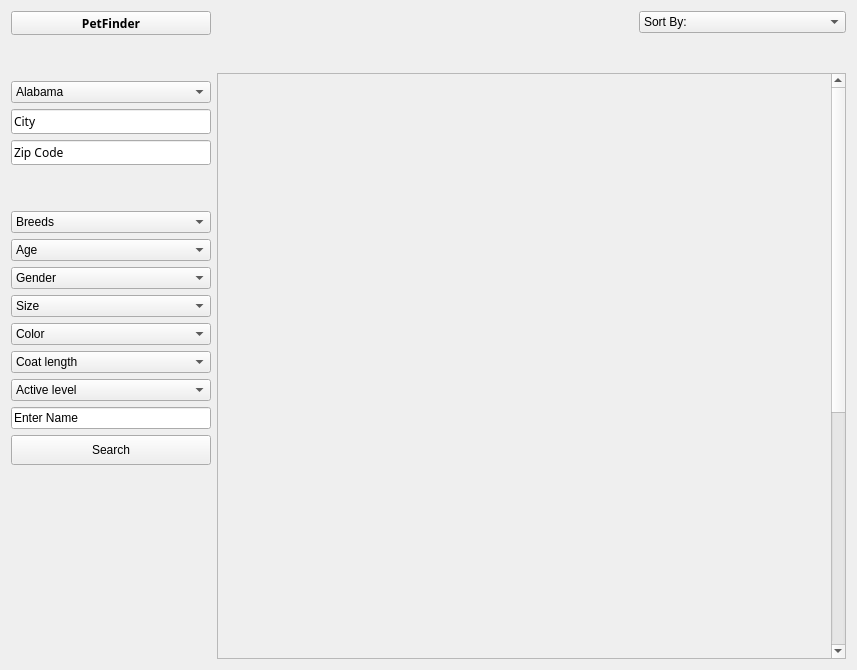
<?xml version="1.0" encoding="UTF-8"?>
<ui version="4.0">
 <class>Cat</class>
 <widget class="QWidget" name="Cat">
  <property name="geometry">
   <rect>
    <x>0</x>
    <y>0</y>
    <width>857</width>
    <height>670</height>
   </rect>
  </property>
  <property name="windowTitle">
   <string>Form</string>
  </property>
  <layout class="QHBoxLayout" name="horizontalLayout_3">
   <item>
    <layout class="QHBoxLayout" name="horizontalLayout_2">
     <item>
      <layout class="QVBoxLayout" name="verticalLayout_5">
       <item>
        <widget class="QToolButton" name="toolButton_home">
         <property name="minimumSize">
          <size>
           <width>200</width>
           <height>0</height>
          </size>
         </property>
         <property name="maximumSize">
          <size>
           <width>200</width>
           <height>50</height>
          </size>
         </property>
         <property name="font">
          <font>
           <family>Adobe Gothic Std</family>
           <weight>75</weight>
           <bold>true</bold>
          </font>
         </property>
         <property name="text">
          <string>PetFinder</string>
         </property>
         <property name="icon">
          <iconset resource="Resources.qrc">
           <normaloff>:/imgs/CommunityIcons_home.png</normaloff>:/imgs/CommunityIcons_home.png</iconset>
         </property>
         <property name="iconSize">
          <size>
           <width>50</width>
           <height>50</height>
          </size>
         </property>
         <property name="toolButtonStyle">
          <enum>Qt::ToolButtonTextBesideIcon</enum>
         </property>
        </widget>
       </item>
       <item>
        <layout class="QVBoxLayout" name="verticalLayout_4">
         <item>
          <layout class="QVBoxLayout" name="verticalLayout_2">
           <item>
            <spacer name="verticalSpacer_3">
             <property name="orientation">
              <enum>Qt::Vertical</enum>
             </property>
             <property name="sizeHint" stdset="0">
              <size>
               <width>20</width>
               <height>40</height>
              </size>
             </property>
            </spacer>
           </item>
           <item>
            <widget class="QComboBox" name="comboBoxAmerican">
             <property name="maximumSize">
              <size>
               <width>200</width>
               <height>16777215</height>
              </size>
             </property>
             <item>
              <property name="text">
               <string>Alabama</string>
              </property>
             </item>
             <item>
              <property name="text">
               <string>Alaska</string>
              </property>
             </item>
             <item>
              <property name="text">
               <string>Arizona</string>
              </property>
             </item>
             <item>
              <property name="text">
               <string>Arkansas</string>
              </property>
             </item>
             <item>
              <property name="text">
               <string>California</string>
              </property>
             </item>
             <item>
              <property name="text">
               <string>Colorado</string>
              </property>
             </item>
             <item>
              <property name="text">
               <string>Connecticut</string>
              </property>
             </item>
             <item>
              <property name="text">
               <string>Delaware</string>
              </property>
             </item>
             <item>
              <property name="text">
               <string>Florida</string>
              </property>
             </item>
             <item>
              <property name="text">
               <string>Georgia</string>
              </property>
             </item>
             <item>
              <property name="text">
               <string>Hawaii</string>
              </property>
             </item>
             <item>
              <property name="text">
               <string>Idaho</string>
              </property>
             </item>
             <item>
              <property name="text">
               <string>Illinois</string>
              </property>
             </item>
             <item>
              <property name="text">
               <string>Indiana</string>
              </property>
             </item>
             <item>
              <property name="text">
               <string>Iowa</string>
              </property>
             </item>
             <item>
              <property name="text">
               <string>Kansas</string>
              </property>
             </item>
             <item>
              <property name="text">
               <string>Kentucky</string>
              </property>
             </item>
             <item>
              <property name="text">
               <string>Louisiana</string>
              </property>
             </item>
             <item>
              <property name="text">
               <string>Maine</string>
              </property>
             </item>
             <item>
              <property name="text">
               <string>Maryland</string>
              </property>
             </item>
             <item>
              <property name="text">
               <string>Massachusetts</string>
              </property>
             </item>
             <item>
              <property name="text">
               <string>Michigan</string>
              </property>
             </item>
             <item>
              <property name="text">
               <string>Minnesota</string>
              </property>
             </item>
             <item>
              <property name="text">
               <string>Mississippi</string>
              </property>
             </item>
             <item>
              <property name="text">
               <string>Missouri</string>
              </property>
             </item>
             <item>
              <property name="text">
               <string>Montana</string>
              </property>
             </item>
             <item>
              <property name="text">
               <string>Nebraska</string>
              </property>
             </item>
             <item>
              <property name="text">
               <string>Nevada</string>
              </property>
             </item>
             <item>
              <property name="text">
               <string>New Hampshire</string>
              </property>
             </item>
             <item>
              <property name="text">
               <string>New Jersey</string>
              </property>
             </item>
             <item>
              <property name="text">
               <string>New Mexico</string>
              </property>
             </item>
             <item>
              <property name="text">
               <string>New York</string>
              </property>
             </item>
             <item>
              <property name="text">
               <string>North Carolina</string>
              </property>
             </item>
             <item>
              <property name="text">
               <string>North Dakota</string>
              </property>
             </item>
             <item>
              <property name="text">
               <string>Ohio</string>
              </property>
             </item>
             <item>
              <property name="text">
               <string>Oklahoma</string>
              </property>
             </item>
             <item>
              <property name="text">
               <string>Oregon</string>
              </property>
             </item>
             <item>
              <property name="text">
               <string>Pennsylvania</string>
              </property>
             </item>
             <item>
              <property name="text">
               <string>Rhode Island</string>
              </property>
             </item>
             <item>
              <property name="text">
               <string>South Carolina</string>
              </property>
             </item>
             <item>
              <property name="text">
               <string>South Dakota</string>
              </property>
             </item>
             <item>
              <property name="text">
               <string>Tennessee</string>
              </property>
             </item>
             <item>
              <property name="text">
               <string>Texas</string>
              </property>
             </item>
             <item>
              <property name="text">
               <string>Utah</string>
              </property>
             </item>
             <item>
              <property name="text">
               <string>Vermont</string>
              </property>
             </item>
             <item>
              <property name="text">
               <string>Virginia</string>
              </property>
             </item>
             <item>
              <property name="text">
               <string>Washington</string>
              </property>
             </item>
             <item>
              <property name="text">
               <string>West Virginia</string>
              </property>
             </item>
             <item>
              <property name="text">
               <string>Wisconsin</string>
              </property>
             </item>
             <item>
              <property name="text">
               <string>Wyoming</string>
              </property>
             </item>
            </widget>
           </item>
           <item>
            <widget class="QLineEdit" name="lineEditUserEnter">
             <property name="maximumSize">
              <size>
               <width>200</width>
               <height>16777215</height>
              </size>
             </property>
             <property name="font">
              <font>
               <family>楷体</family>
               <weight>50</weight>
               <bold>false</bold>
              </font>
             </property>
             <property name="text">
              <string>City</string>
             </property>
            </widget>
           </item>
           <item>
            <widget class="QLineEdit" name="lineEditZip">
             <property name="maximumSize">
              <size>
               <width>200</width>
               <height>16777215</height>
              </size>
             </property>
             <property name="font">
              <font>
               <family>楷体</family>
               <weight>50</weight>
               <bold>false</bold>
              </font>
             </property>
             <property name="text">
              <string>Zip Code</string>
             </property>
            </widget>
           </item>
          </layout>
         </item>
         <item>
          <spacer name="verticalSpacer">
           <property name="orientation">
            <enum>Qt::Vertical</enum>
           </property>
           <property name="sizeHint" stdset="0">
            <size>
             <width>20</width>
             <height>40</height>
            </size>
           </property>
          </spacer>
         </item>
         <item>
          <layout class="QVBoxLayout" name="verticalLayout">
           <item>
            <widget class="QComboBox" name="combobox_Breeds">
             <property name="maximumSize">
              <size>
               <width>200</width>
               <height>16777215</height>
              </size>
             </property>
             <item>
              <property name="text">
               <string>Breeds</string>
              </property>
             </item>
             <item>
              <property name="text">
               <string>American Curl</string>
              </property>
             </item>
            </widget>
           </item>
           <item>
            <widget class="QComboBox" name="combobox_Age">
             <property name="maximumSize">
              <size>
               <width>200</width>
               <height>16777215</height>
              </size>
             </property>
             <item>
              <property name="text">
               <string>Age</string>
              </property>
             </item>
            </widget>
           </item>
           <item>
            <widget class="QComboBox" name="comboBox_Gender">
             <property name="maximumSize">
              <size>
               <width>200</width>
               <height>16777215</height>
              </size>
             </property>
             <item>
              <property name="text">
               <string>Gender</string>
              </property>
             </item>
             <item>
              <property name="text">
               <string>New Item</string>
              </property>
             </item>
            </widget>
           </item>
           <item>
            <widget class="QComboBox" name="comboBox_Size">
             <property name="maximumSize">
              <size>
               <width>200</width>
               <height>16777215</height>
              </size>
             </property>
             <item>
              <property name="text">
               <string>Size</string>
              </property>
             </item>
            </widget>
           </item>
           <item>
            <widget class="QComboBox" name="comboBox_Color">
             <property name="maximumSize">
              <size>
               <width>200</width>
               <height>16777215</height>
              </size>
             </property>
             <item>
              <property name="text">
               <string>Color</string>
              </property>
             </item>
            </widget>
           </item>
           <item>
            <widget class="QComboBox" name="comboBox_CoatLength">
             <property name="maximumSize">
              <size>
               <width>200</width>
               <height>16777215</height>
              </size>
             </property>
             <item>
              <property name="text">
               <string>Coat length</string>
              </property>
             </item>
            </widget>
           </item>
           <item>
            <widget class="QComboBox" name="comboBox_activeLevel">
             <property name="maximumSize">
              <size>
               <width>200</width>
               <height>16777215</height>
              </size>
             </property>
             <item>
              <property name="text">
               <string>Active level</string>
              </property>
             </item>
            </widget>
           </item>
           <item>
            <widget class="QLineEdit" name="lineEdit_SearchText">
             <property name="maximumSize">
              <size>
               <width>200</width>
               <height>16777215</height>
              </size>
             </property>
             <property name="text">
              <string>Enter Name</string>
             </property>
            </widget>
           </item>
           <item>
            <widget class="QPushButton" name="pushButton_search">
             <property name="minimumSize">
              <size>
               <width>0</width>
               <height>30</height>
              </size>
             </property>
             <property name="maximumSize">
              <size>
               <width>200</width>
               <height>16777215</height>
              </size>
             </property>
             <property name="text">
              <string>Search</string>
             </property>
            </widget>
           </item>
          </layout>
         </item>
        </layout>
       </item>
       <item>
        <spacer name="verticalSpacer_2">
         <property name="orientation">
          <enum>Qt::Vertical</enum>
         </property>
         <property name="sizeHint" stdset="0">
          <size>
           <width>20</width>
           <height>40</height>
          </size>
         </property>
        </spacer>
       </item>
      </layout>
     </item>
     <item>
      <layout class="QVBoxLayout" name="verticalLayout_3">
       <item>
        <layout class="QHBoxLayout" name="horizontalLayout">
         <item>
          <spacer name="horizontalSpacer">
           <property name="orientation">
            <enum>Qt::Horizontal</enum>
           </property>
           <property name="sizeHint" stdset="0">
            <size>
             <width>40</width>
             <height>20</height>
            </size>
           </property>
          </spacer>
         </item>
         <item>
          <widget class="QComboBox" name="comboBox_SortBy">
           <item>
            <property name="text">
             <string>Sort By:</string>
            </property>
           </item>
           <item>
            <property name="text">
             <string>Best Match</string>
            </property>
           </item>
           <item>
            <property name="text">
             <string>Distance (from lowest to highest)</string>
            </property>
           </item>
           <item>
            <property name="text">
             <string>Distance (from highest to lowest)</string>
            </property>
           </item>
           <item>
            <property name="text">
             <string/>
            </property>
           </item>
          </widget>
         </item>
        </layout>
       </item>
       <item>
        <widget class="QLabel" name="label_height">
         <property name="minimumSize">
          <size>
           <width>0</width>
           <height>28</height>
          </size>
         </property>
         <property name="text">
          <string/>
         </property>
        </widget>
       </item>
       <item>
        <widget class="QScrollArea" name="scrollArea">
         <property name="minimumSize">
          <size>
           <width>550</width>
           <height>0</height>
          </size>
         </property>
         <property name="widgetResizable">
          <bool>true</bool>
         </property>
         <widget class="QWidget" name="scrollAreaWidgetContents">
          <property name="geometry">
           <rect>
            <x>0</x>
            <y>-60</y>
            <width>534</width>
            <height>1000</height>
           </rect>
          </property>
          <property name="minimumSize">
           <size>
            <width>0</width>
            <height>1000</height>
           </size>
          </property>
         </widget>
        </widget>
       </item>
      </layout>
     </item>
    </layout>
   </item>
  </layout>
 </widget>
 <resources>
  <include location="Resources.qrc"/>
 </resources>
 <connections/>
</ui>
